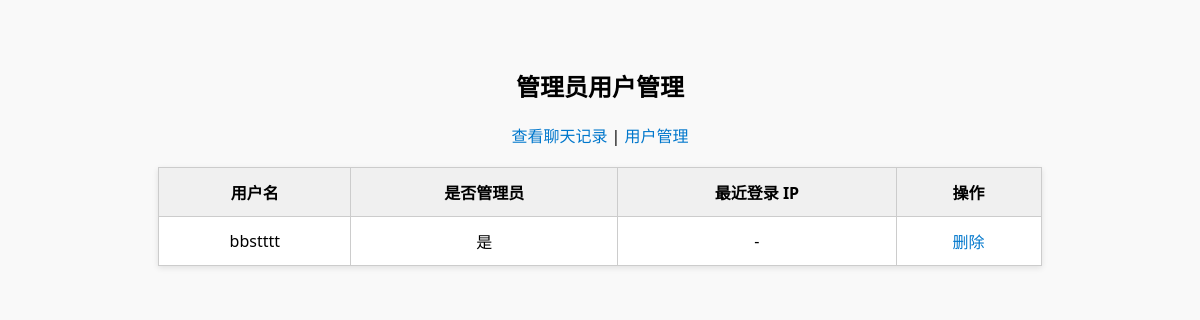
The app's page /admin (signed in), older data.
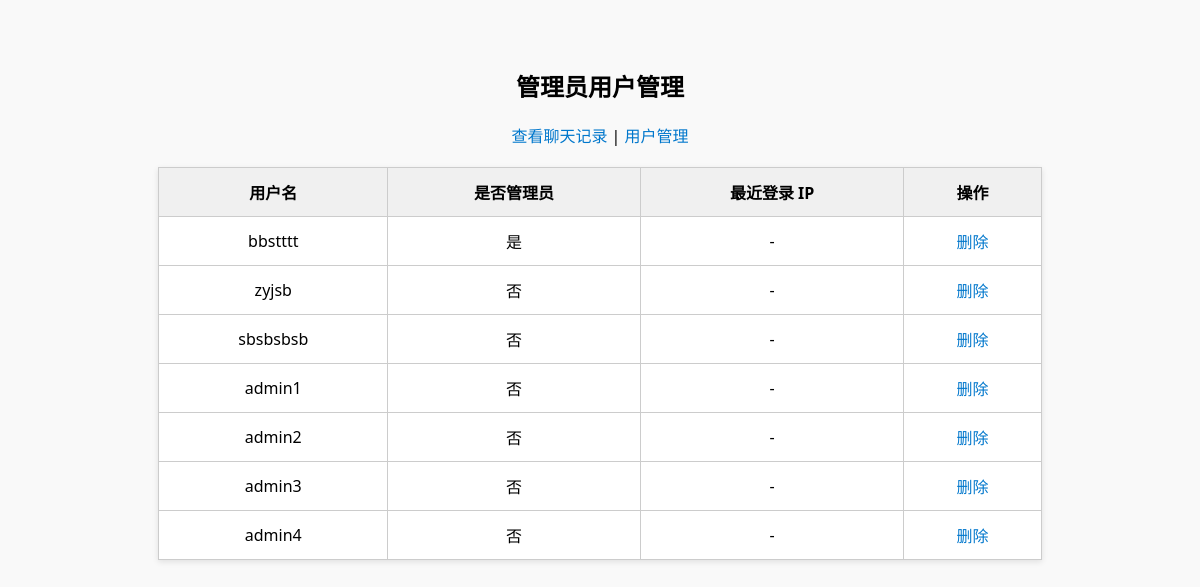
The same page, newer data.
### tables this page shows
CREATE TABLE users (
    username TEXT PRIMARY KEY,
    password TEXT NOT NULL,
    is_admin INTEGER NOT NULL DEFAULT 0
);

### app.py (the view)
@app.route('/admin')
def admin():
    if not session.get('is_admin'):
        return "无权限"
    return render_template('admin.html', users=get_all_users())

### app.py (called while the page is built)
def get_conn():
    return sqlite3.connect(DB_PATH)

def get_all_users():
    conn = get_conn()
    c = conn.cursor()
    c.execute("SELECT username, is_admin, ip FROM users")
    users = [{'username': row[0], 'is_admin': bool(row[1]), 'ip': row[2]} for row in c.fetchall()]
    conn.close()
    return users

### templates/admin.html (shortened to what this page needs)
<!DOCTYPE html>
<html lang="zh">
<head>
</head>
<body>
<h2>管理员用户管理</h2>
<div class="menu">
  <a href="{{ url_for('admin_messages') }}">查看聊天记录</a> |
  <a href="{{ url_for('admin') }}">用户管理</a>
</div>
<table>
  <tr>
    <th>用户名</th>
    <th>是否管理员</th>
    <th>最近登录 IP</th>
    <th>操作</th>
  </tr>
  {% for user in users %}
    <tr>
      <td>{{ user.username }}</td>
      <td>{{ '是' if user.is_admin else '否' }}</td>
      <td>{{ user.ip or '-' }}</td>
      <td>
        {% if user.username != 'admin' %}
          <a href="{{ url_for('delete_user', username=user.username) }}">删除</a>
        {% else %}
          -
        {% endif %}
      </td>
    </tr>
  {% endfor %}
</table>
</body>
</html>

### templates/admin.html (style rules this page uses)
body { font-family: 'Segoe UI', sans-serif; background: #f9f9f9; padding: 40px; }
table { width: 80%; margin: auto; border-collapse: collapse; background: white; box-shadow: 0 2px 6px rgba(0,0,0,0.1); }
th, td { padding: 12px; border: 1px solid #ccc; text-align: center; }
th { background: #f0f0f0; }
a { color: #0077cc; text-decoration: none; }
h2 { text-align: center; }
.menu { text-align: center; margin-bottom: 20px; }

Row changes from the older to the newer data that the page shows:
added users: username "zyjsb", is_admin "否", ip "-"
added users: username "sbsbsbsb", is_admin "否", ip "-"
added users: username "admin1", is_admin "否", ip "-"
added users: username "admin2", is_admin "否", ip "-"
added users: username "admin3", is_admin "否", ip "-"
added users: username "admin4", is_admin "否", ip "-"
